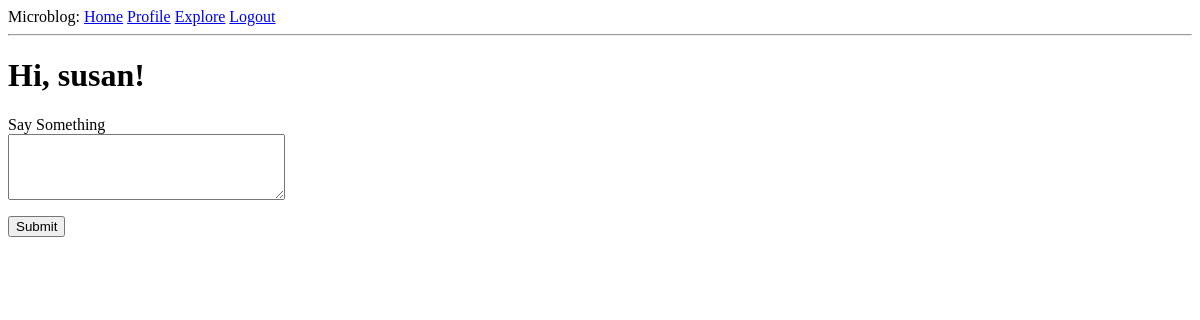
Before: /index (signed in) with the older database file.
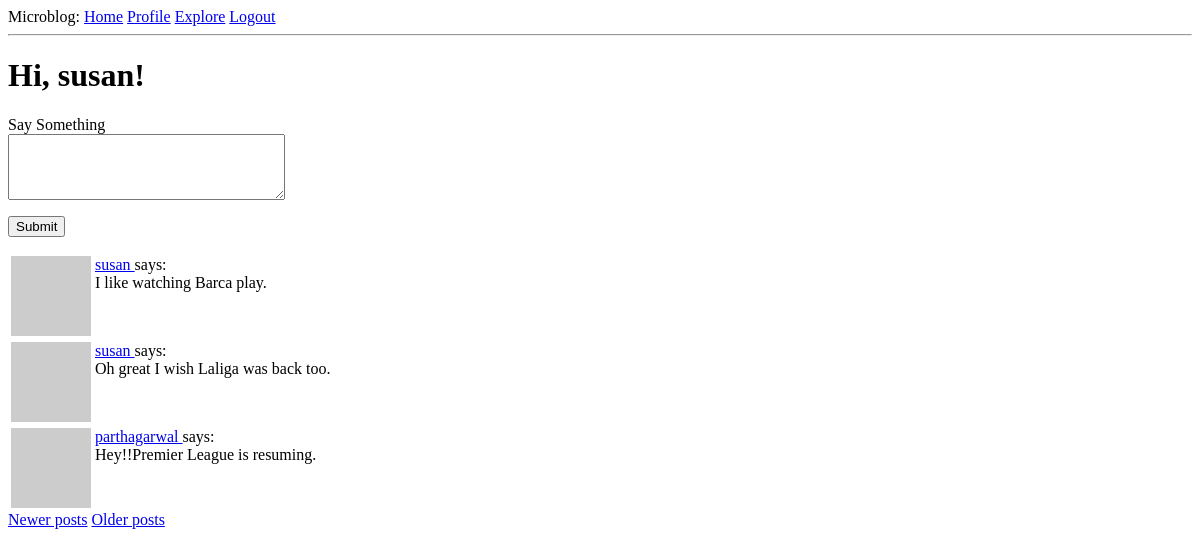
After: the same page with the newer database file.
### app/models.py (models this page shows, shortened)
class User(UserMixin , db.Model):
    id = db.Column(db.Integer , primary_key = True)
    username = db.Column(db.String(64) , index=True , unique=True)
    email = db.Column(db.String(120) , index=True , unique=True)
    password_hash = db.Column(db.String(128))
    posts = db.relationship('Post', backref='author', lazy='dynamic')
    about_me = db.Column(db.String(140))
    last_seen = db.Column(db.DateTime, default=datetime.utcnow)
    followed = db.relationship(
        'User',secondary = followers,
        primaryjoin = (followers.c.follower_id == id),
        secondaryjoin = (followers.c.followed_id == id),
        backref=db.backref('followers', lazy='dynamic'), lazy='dynamic'
    )
    def avatar(self,size):
        digest = md5(self.email.lower().encode('utf-8')).hexdigest()
        return 'https://www.gravatar.com/avatar/{}?d=identicon&s={}'.format(digest, size)
    def followed_posts(self):
        followed = Post.query.join(
            followers, (followers.c.followed_id == Post.user_id)).filter(
                followers.c.follower_id == self.id)
        own = Post.query.filter_by(user_id=self.id)
        return followed.union(own).order_by(Post.timestamp.desc())

class Post(db.Model):
    id = db.Column(db.Integer , primary_key=True)
    body = db.Column(db.String(140))
    timestamp = db.Column(db.DateTime , index=True, default=datetime.utcnow)
    user_id = db.Column(db.Integer, db.ForeignKey('user.id'))

### app/routes.py (the view)
@app.route('/', methods=['GET','POST'])
@app.route('/index',methods=['GET','POST'])
@login_required
def index():
    form = PostForm()
    if form.validate_on_submit():
        post = Post(body=form.post.data, author=current_user)
        db.session.add(post)
        db.session.commit()
        flash('Your post is now live!')
        return redirect(url_for('index'))
    page = request.args.get('page', 1, type=int)
    posts = current_user.followed_posts().paginate(page, app.config['POSTS_PER_PAGE'], False)
    next_url = url_for('index', page=posts.next_num) if posts.has_next else None
    prev_url = url_for('index', page=posts.prev_num) if posts.has_next else None
    return render_template('index.html' , title = 'Home' , form=form , posts = posts.items,next_url=next_url,prev_url=prev_url)

### app/forms.py
class PostForm(FlaskForm):
    post = TextAreaField('Say Something',validators = [DataRequired(),Length(min=1,max=140)])
    submit = SubmitField('Submit')

### app/models.py (called while the page is built)
@login.user_loader
def load_user(id):
    return User.query.get(int(id))

### app/routes.py (called while the page is built)
@app.before_request
def before_request():
    if current_user.is_authenticated:
        current_user.last_seen = datetime.utcnow()
        db.session.commit()

### app/templates/index.html (shortened to what this page needs)
{% extends "base.html" %}
{% block content %}
    <h1>Hi, {{ current_user.username }}!</h1>
    {% if form %}
    <form action="" , method="post">
        <p>
            {{ form.post.label }}<br>
            {{ form.post(cols=32, rows=4) }}<br>
        </p>
        <p>{{ form.submit() }}</p>
    </form>
    {%endif%}
    {% for post in posts %}
        {% include '_post.html' %}
    {% endfor %}
    {% if prev_url %}
    <a href="{{ prev_url }}">Newer posts</a>
    {% endif %}
    {% if next_url %}
    <a href="{{ next_url }}">Older posts</a>
    {% endif %}
{% endblock %}

### app/templates/base.html (shortened to what this page needs)
<html>
    <head>
    </head>
    <body>
        <div>
            Microblog:
            <a href="{{ url_for('index') }}">Home</a>
            {% if current_user.is_anonymous %}
            <a href="{{ url_for('login') }}">Login</a>
            {% else %}
            <a href="{{ url_for('user', username=current_user.username) }}">Profile</a>
            <a href="{{ url_for('explore') }}">Explore</a>
            <a href="{{ url_for('logout') }}">Logout</a>
            {% endif %}
        </div>
        <hr>
        {% block content %}{% endblock %}
    </body>
</html>

### app/templates/_post.html
<table>
    <tr valign="top">
        <td><img src="{{ post.author.avatar(36) }}"></td>
            <td>
                <a href="{{ url_for('user', username=post.author.username) }}">
                    {{ post.author.username }}
                </a>
                says:<br>{{ post.body }}
            </td>
    </tr>
</table>

Changed rows visible on the page:
added Post: author.username "susan", body "I like watching Barca play."
added Post: author.username "susan", body "Oh great I wish Laliga was back too."
added Post: author.username "parthagarwal", body "Hey!!Premier League is resuming."
Other visible differences:
text now shown: "Newer posts Older posts"
